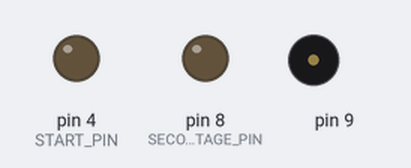
A sketch run on a simulated Arduino Uno, built with avr-gcc and run on an emulated ATmega328P. On the bench: output pins drawn as LEDs (lit = HIGH), buzzer (waves = sounding). Pins used as bus, display or sensor lines are not drawn.

Above: at 0.1 s.
At 1.1 s:
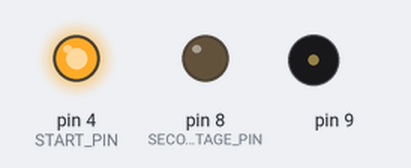
At 3.1 s:
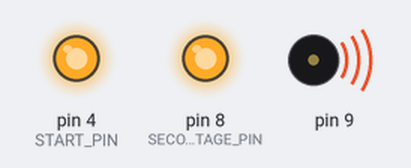
Timing chart, 0 to 4.6 s (numbered marks = the images above):
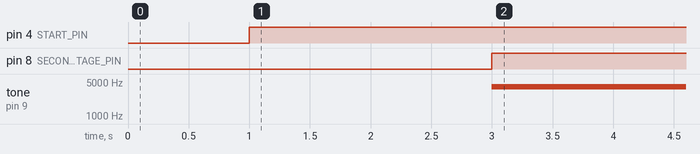

Measured:
- by itself, pin 4 (START_PIN): LOW → HIGH at 1.0 s
- by itself, pin 8 (SECOND_STAGE_PIN): LOW → HIGH at 3.0 s
- by itself, tone on pin 9: silent → 4000 Hz at 3.0 s

The sketch:

ignition.ino
```cpp
#define START_PIN 4
#define FIRST_STAGE_PIN 7
#define SECOND_STAGE_PIN 8

void setup() {
  pinMode(START_PIN, OUTPUT);
  pinMode(FIRST_STAGE_PIN, OUTPUT);
  pinMode(SECOND_STAGE_PIN, OUTPUT);

  digitalWrite(START_PIN, false);
  digitalWrite(FIRST_STAGE_PIN, false);
  digitalWrite(SECOND_STAGE_PIN, false);
}

void loop() {
  delay(1000);
  digitalWrite(START_PIN, true);
  delay(1000);
  digitalWrite(FIRST_STAGE_PIN, true);
  delay(1000);
  digitalWrite(SECOND_STAGE_PIN, true);

  tone(9, 4000);
}
```
